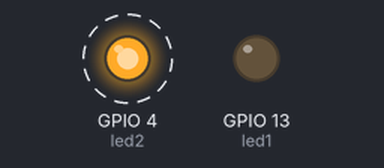
A sketch run on a simulated ESP32. Parts: output pins drawn as LEDs (lit = HIGH). Dashed ring = blinking. What the sketch prints to the serial monitor is not drawn.

Above: at 0.7 s.
Timing chart, 0 to 5.1 s (numbered marks = the images above):
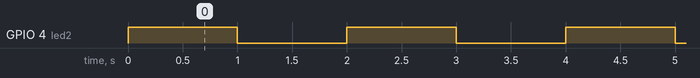

Measured:
- by itself, GPIO 4 (led2): alternates HIGH for 1.0 s and LOW for 1.0 s

The sketch:

MultiThread.ino
```cpp
/*********
  Rui Santos
  Complete project details at https://randomnerdtutorials.com
*********/

TaskHandle_t Task1;
TaskHandle_t Task2;

// LED pins
const int led1 = 13;
const int led2 = 4;

void setup() {
  Serial.begin(115200);
  pinMode(led1, OUTPUT);
  pinMode(led2, OUTPUT);

  //create a task that will be executed in the Task2code() function, with priority 1 and executed on core 1
  xTaskCreatePinnedToCore(
                    Task2code,   /* Task function. */
                    "Task2",     /* name of task. */
                    10000,       /* Stack size of task */
                    NULL,        /* parameter of the task */
                    1,           /* priority of the task */
                    &Task2,      /* Task handle to keep track of created task */
                    1);          /* pin task to core 1 */
    delay(500);
}

//Task2code: blinks an LED every 700 ms
void Task2code( void * pvParameters ){
  Serial.print("Task2 running on core ");
  Serial.println(xPortGetCoreID());

  for(;;){
    digitalWrite(led2, HIGH);
    delay(1000);
    digitalWrite(led2, LOW);
    delay(1000);
  }
}

void loop() {}
```
